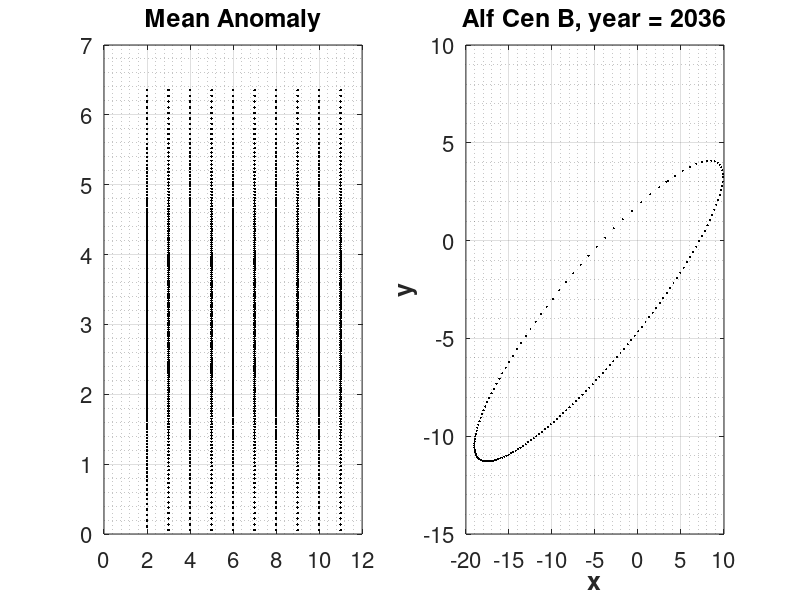

This figure's MATLAB source:
%_____________________________________________________________________

%the real elements of an orbit are...

% P : the revolution period in years; alternativley the mean motion
% T : the time passage through periastron
% e : the numerical eccentricity of the orbit, the auxilary angle phi is arcsin(e)
% a : the semi-major axis in arseconds

%The apparent orbit results from a projection of the true orbit onto the
%celestial sphere, three more elements arise in this projection

% Omega (uppercase) : the position angle of the ascending node

% i : the orbital inclination, this is the angle between the plane of
% projection and the true orbital plane

% omega (lowercase) : the arguement of periastron. This is the angle
% between the node and the periastron.

%These 7 elements are called the Campbell elements.
%Thiele_Innes elements use Campbell's to to calculate rectangular
%coordinates:

% A = a(cos(omega)cos(Omega) - sin(omega)sin(Omega)cos(i)
% B = a(cos(omega)sin(Omega) + sin(omega)cos(Omega)cos(i)

% F = a(-sin(omega)cos(Omega) - cos(omega)sin(Omega)cos(i)
% G = a(-sin(omega)sin(Omega) + cos(omega)cos(Omega)cos(i)

%_____________________________________________________________________


% mkdir temporary
% fname = 'temporary';


P = 79.91;
T = 1955.66;
e = 0.524;
a = 17.66;
Omega = 204.75;
i = 79.32;
omega = 232.3;


A = a*(cosd(omega)*cosd(Omega) - sind(omega)*sind(Omega)*cosd(i));
B = a*(cosd(omega)*sind(Omega) + sind(omega)*cosd(Omega)*cosd(i));

F = a*(-sind(omega)*cosd(Omega) - cosd(omega)*sind(Omega)*cosd(i));
G = a*(-sind(omega)*sind(Omega) + cosd(omega)*cosd(Omega)*cosd(i));


mu = 2*pi/P; % https://en.wikipedia.org/wiki/Mean_motion
% %_________________
% %alternative mu
% parallax = 742;
% distance = parallax/1000; %in parsecs
% distance = distance*(3.086*10^16); % parsecs to meters
% semi_major = distance*(sin(8.5618*10^(-5))); %meters
% Masses = 4.186*10^30 ; % sum of the stellar masses in kg
% NewtonsG = 6.674*10^(-11); %meters cubed per (kilogram*second^2)
% mu = (NewtonsG*Masses/semi_major^3)^(0.5);
% %_________________

figure()
mov(166) = struct('cdata',[],'colormap',[]);
z=1;
for t = 1956:0.5:2036
%t = 2019.5; % year of interest
M = mu*(t-T);
M_i = M;
E_i = M + e*sin(M) + e^2/M*sin(2*M);

E_list = [];
M_list = [];
iteration_list = [];

subplot(1,2,1)
grid on
plot(1,E_i,'k:','linewidth',2);
hold on

for iteration = 1:10
M_j = E_i - e*sin(E_i);
E_j = E_i + (M - M_j)/(1 - e*cos(E_i));

E_i = E_j;
E_list = [E_list E_j];
M_list = [M_list M_j];
iteration_list = [iteration_list iteration];

plot(iteration+1,E_i,'k.','linewidth',2);
drawnow

end




%yt=[ 10:20:100 200:200:1000 2000 3000];
%set(gca,'ytick',yt)
set(gca,'yminorgrid','on')
%xt=[0:1:6];
%set(gca,'xtick',xt)
set(gca,'xminorgrid','on')
set(gca,'FontSize',16)
%title(['Number Density of O+ Along Field Line L = ' num2str(L)],'fontweight','bold','fontsize',18)
title('Mean Anomaly','fontweight','bold','fontsize',18)
%xlabel('Time (hours)','fontweight','bold','fontsize',18) % x-axis label
%ylabel('Number density (#/cm^3)','fontweight','bold','fontsize',18) % y-axis label
%h_legend = legend('Ne','O+', 'O++', 'O+Hot', 'Location','best');
%set(h_legend,'FontSize',20);
% xlim([0 5])
% ylim([0 5])



X = cos(E_i) - e; Y = (1 - e^2)^(0.5)*sin(E_i);
x = A*X + F*Y; y = B*X + G*Y;




subplot(1,2,2)

grid on
plot(x,y,'k.','Markersize',5);
hold on


%yt=[ 10:20:100 200:200:1000 2000 3000];
%set(gca,'ytick',yt)
set(gca,'yminorgrid','on')
%xt=[0:1:6];
%set(gca,'xtick',xt)
set(gca,'xminorgrid','on')
set(gca,'FontSize',16)
title(['Alf Cen B, year = ' num2str(t)],'fontweight','bold','fontsize',18)
xlabel('x','fontweight','bold','fontsize',18) % x-axis label
ylabel('y','fontweight','bold','fontsize',18) % y-axis label
%h_legend = legend('Ne','O+', 'O++', 'O+Hot', 'Location','best');
%set(h_legend,'FontSize',20);
% xlim([0 5])
% ylim([0 5])



drawnow
mov(z) = getframe;

% 
%  if z < 9
%         saveas(gca,fullfile(fname,['fig000' num2str(z)]),'jpeg');
%     end
%     
%     if z < 99
%         if z > 9
%             saveas(gca,fullfile(fname,['fig00' num2str(z)]),'jpeg');
%         end
%     end
%     
%     if z < 999
%         if z > 99
%             saveas(gca,fullfile(fname,['fig0' num2str(z)]),'jpeg');
%         end
%     end
%     if z == 9
%         saveas(gca,fullfile(fname,['fig000' num2str(z)]),'jpeg');
%     end
%     if z == 99
%         saveas(gca,fullfile(fname,['fig00' num2str(z)]),'jpeg');
%     end
% 


z=z+1;
end











